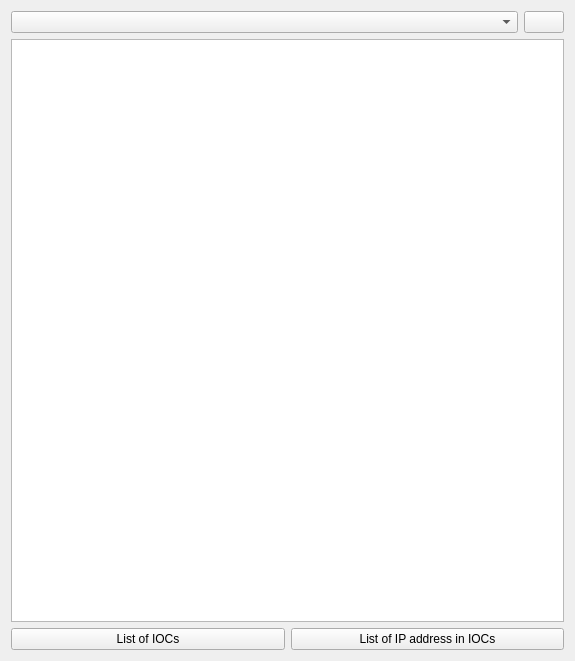
<?xml version="1.0" encoding="UTF-8"?>
<ui version="4.0">
 <class>Ioc</class>
 <widget class="QWidget" name="Ioc">
  <property name="geometry">
   <rect>
    <x>0</x>
    <y>0</y>
    <width>575</width>
    <height>661</height>
   </rect>
  </property>
  <property name="windowTitle">
   <string>Form</string>
  </property>
  <layout class="QVBoxLayout" name="verticalLayout">
   <item>
    <layout class="QHBoxLayout" name="horizontalLayout_2">
     <item>
      <widget class="QComboBox" name="comboBox_server"/>
     </item>
     <item>
      <widget class="QPushButton" name="pushButton_json_view">
       <property name="enabled">
        <bool>true</bool>
       </property>
       <property name="sizePolicy">
        <sizepolicy hsizetype="Maximum" vsizetype="Fixed">
         <horstretch>0</horstretch>
         <verstretch>0</verstretch>
        </sizepolicy>
       </property>
       <property name="text">
        <string/>
       </property>
       <property name="icon">
        <iconset resource="cb.qrc">
         <normaloff>:/img/json.png</normaloff>:/img/json.png</iconset>
       </property>
       <property name="iconSize">
        <size>
         <width>32</width>
         <height>32</height>
        </size>
       </property>
      </widget>
     </item>
    </layout>
   </item>
   <item>
    <widget class="QListWidget" name="listWidget_feeds"/>
   </item>
   <item>
    <layout class="QHBoxLayout" name="horizontalLayout">
     <item>
      <widget class="QPushButton" name="pushButton_list_ioc">
       <property name="text">
        <string>List of IOCs</string>
       </property>
      </widget>
     </item>
     <item>
      <widget class="QPushButton" name="pushButton_list_ip">
       <property name="text">
        <string>List of IP address in IOCs</string>
       </property>
      </widget>
     </item>
    </layout>
   </item>
  </layout>
 </widget>
 <resources>
  <include location="cb.qrc"/>
 </resources>
 <connections/>
</ui>
